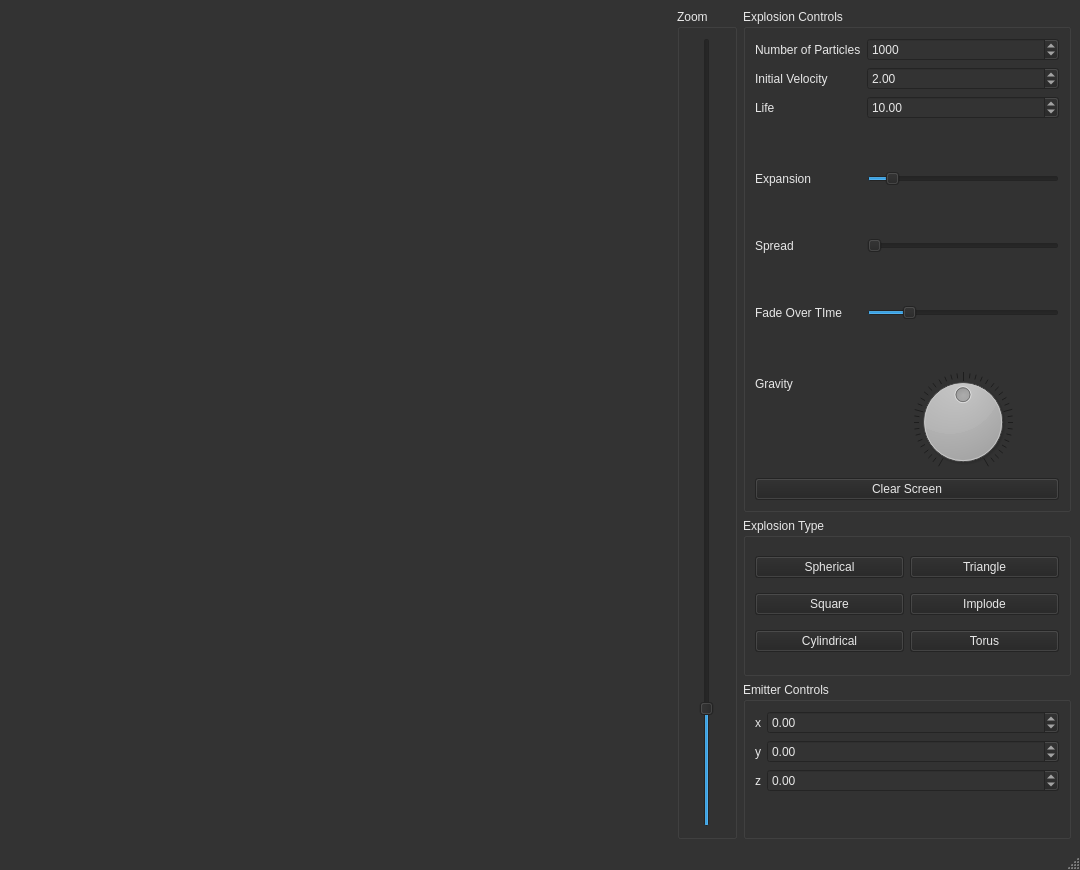
<?xml version="1.0" encoding="UTF-8"?>
<ui version="4.0">
 <class>MainWindow</class>
 <widget class="QMainWindow" name="MainWindow">
  <property name="geometry">
   <rect>
    <x>0</x>
    <y>0</y>
    <width>1080</width>
    <height>870</height>
   </rect>
  </property>
  <property name="palette">
   <palette>
    <active>
     <colorrole role="WindowText">
      <brush brushstyle="SolidPattern">
       <color alpha="255">
        <red>243</red>
        <green>243</green>
        <blue>243</blue>
       </color>
      </brush>
     </colorrole>
     <colorrole role="Button">
      <brush brushstyle="SolidPattern">
       <color alpha="255">
        <red>46</red>
        <green>52</green>
        <blue>54</blue>
       </color>
      </brush>
     </colorrole>
     <colorrole role="Light">
      <brush brushstyle="SolidPattern">
       <color alpha="255">
        <red>69</red>
        <green>78</green>
        <blue>81</blue>
       </color>
      </brush>
     </colorrole>
     <colorrole role="Midlight">
      <brush brushstyle="SolidPattern">
       <color alpha="255">
        <red>57</red>
        <green>65</green>
        <blue>67</blue>
       </color>
      </brush>
     </colorrole>
     <colorrole role="Dark">
      <brush brushstyle="SolidPattern">
       <color alpha="255">
        <red>23</red>
        <green>26</green>
        <blue>27</blue>
       </color>
      </brush>
     </colorrole>
     <colorrole role="Mid">
      <brush brushstyle="SolidPattern">
       <color alpha="255">
        <red>31</red>
        <green>35</green>
        <blue>36</blue>
       </color>
      </brush>
     </colorrole>
     <colorrole role="Text">
      <brush brushstyle="SolidPattern">
       <color alpha="255">
        <red>255</red>
        <green>255</green>
        <blue>255</blue>
       </color>
      </brush>
     </colorrole>
     <colorrole role="BrightText">
      <brush brushstyle="SolidPattern">
       <color alpha="255">
        <red>255</red>
        <green>255</green>
        <blue>255</blue>
       </color>
      </brush>
     </colorrole>
     <colorrole role="ButtonText">
      <brush brushstyle="SolidPattern">
       <color alpha="255">
        <red>255</red>
        <green>255</green>
        <blue>255</blue>
       </color>
      </brush>
     </colorrole>
     <colorrole role="Base">
      <brush brushstyle="SolidPattern">
       <color alpha="255">
        <red>0</red>
        <green>0</green>
        <blue>0</blue>
       </color>
      </brush>
     </colorrole>
     <colorrole role="Window">
      <brush brushstyle="SolidPattern">
       <color alpha="255">
        <red>51</red>
        <green>51</green>
        <blue>51</blue>
       </color>
      </brush>
     </colorrole>
     <colorrole role="Shadow">
      <brush brushstyle="SolidPattern">
       <color alpha="255">
        <red>0</red>
        <green>0</green>
        <blue>0</blue>
       </color>
      </brush>
     </colorrole>
     <colorrole role="AlternateBase">
      <brush brushstyle="SolidPattern">
       <color alpha="255">
        <red>23</red>
        <green>26</green>
        <blue>27</blue>
       </color>
      </brush>
     </colorrole>
     <colorrole role="ToolTipBase">
      <brush brushstyle="SolidPattern">
       <color alpha="255">
        <red>255</red>
        <green>255</green>
        <blue>220</blue>
       </color>
      </brush>
     </colorrole>
     <colorrole role="ToolTipText">
      <brush brushstyle="SolidPattern">
       <color alpha="255">
        <red>0</red>
        <green>0</green>
        <blue>0</blue>
       </color>
      </brush>
     </colorrole>
    </active>
    <inactive>
     <colorrole role="WindowText">
      <brush brushstyle="SolidPattern">
       <color alpha="255">
        <red>231</red>
        <green>231</green>
        <blue>231</blue>
       </color>
      </brush>
     </colorrole>
     <colorrole role="Button">
      <brush brushstyle="SolidPattern">
       <color alpha="255">
        <red>35</red>
        <green>35</green>
        <blue>35</blue>
       </color>
      </brush>
     </colorrole>
     <colorrole role="Light">
      <brush brushstyle="SolidPattern">
       <color alpha="255">
        <red>255</red>
        <green>255</green>
        <blue>255</blue>
       </color>
      </brush>
     </colorrole>
     <colorrole role="Midlight">
      <brush brushstyle="SolidPattern">
       <color alpha="255">
        <red>202</red>
        <green>202</green>
        <blue>202</blue>
       </color>
      </brush>
     </colorrole>
     <colorrole role="Dark">
      <brush brushstyle="SolidPattern">
       <color alpha="255">
        <red>35</red>
        <green>35</green>
        <blue>35</blue>
       </color>
      </brush>
     </colorrole>
     <colorrole role="Mid">
      <brush brushstyle="SolidPattern">
       <color alpha="255">
        <red>160</red>
        <green>160</green>
        <blue>160</blue>
       </color>
      </brush>
     </colorrole>
     <colorrole role="Text">
      <brush brushstyle="SolidPattern">
       <color alpha="255">
        <red>231</red>
        <green>231</green>
        <blue>231</blue>
       </color>
      </brush>
     </colorrole>
     <colorrole role="BrightText">
      <brush brushstyle="SolidPattern">
       <color alpha="255">
        <red>255</red>
        <green>0</green>
        <blue>0</blue>
       </color>
      </brush>
     </colorrole>
     <colorrole role="ButtonText">
      <brush brushstyle="SolidPattern">
       <color alpha="255">
        <red>231</red>
        <green>231</green>
        <blue>231</blue>
       </color>
      </brush>
     </colorrole>
     <colorrole role="Base">
      <brush brushstyle="SolidPattern">
       <color alpha="255">
        <red>51</red>
        <green>51</green>
        <blue>51</blue>
       </color>
      </brush>
     </colorrole>
     <colorrole role="Window">
      <brush brushstyle="SolidPattern">
       <color alpha="255">
        <red>51</red>
        <green>51</green>
        <blue>51</blue>
       </color>
      </brush>
     </colorrole>
     <colorrole role="Shadow">
      <brush brushstyle="SolidPattern">
       <color alpha="255">
        <red>118</red>
        <green>118</green>
        <blue>118</blue>
       </color>
      </brush>
     </colorrole>
     <colorrole role="AlternateBase">
      <brush brushstyle="SolidPattern">
       <color alpha="255">
        <red>81</red>
        <green>81</green>
        <blue>81</blue>
       </color>
      </brush>
     </colorrole>
     <colorrole role="ToolTipBase">
      <brush brushstyle="SolidPattern">
       <color alpha="102">
        <red>0</red>
        <green>0</green>
        <blue>0</blue>
       </color>
      </brush>
     </colorrole>
     <colorrole role="ToolTipText">
      <brush brushstyle="SolidPattern">
       <color alpha="255">
        <red>231</red>
        <green>231</green>
        <blue>231</blue>
       </color>
      </brush>
     </colorrole>
    </inactive>
    <disabled>
     <colorrole role="WindowText">
      <brush brushstyle="SolidPattern">
       <color alpha="255">
        <red>243</red>
        <green>243</green>
        <blue>243</blue>
       </color>
      </brush>
     </colorrole>
     <colorrole role="Button">
      <brush brushstyle="SolidPattern">
       <color alpha="255">
        <red>46</red>
        <green>52</green>
        <blue>54</blue>
       </color>
      </brush>
     </colorrole>
     <colorrole role="Light">
      <brush brushstyle="SolidPattern">
       <color alpha="255">
        <red>69</red>
        <green>78</green>
        <blue>81</blue>
       </color>
      </brush>
     </colorrole>
     <colorrole role="Midlight">
      <brush brushstyle="SolidPattern">
       <color alpha="255">
        <red>57</red>
        <green>65</green>
        <blue>67</blue>
       </color>
      </brush>
     </colorrole>
     <colorrole role="Dark">
      <brush brushstyle="SolidPattern">
       <color alpha="255">
        <red>23</red>
        <green>26</green>
        <blue>27</blue>
       </color>
      </brush>
     </colorrole>
     <colorrole role="Mid">
      <brush brushstyle="SolidPattern">
       <color alpha="255">
        <red>31</red>
        <green>35</green>
        <blue>36</blue>
       </color>
      </brush>
     </colorrole>
     <colorrole role="Text">
      <brush brushstyle="SolidPattern">
       <color alpha="255">
        <red>238</red>
        <green>238</green>
        <blue>236</blue>
       </color>
      </brush>
     </colorrole>
     <colorrole role="BrightText">
      <brush brushstyle="SolidPattern">
       <color alpha="255">
        <red>255</red>
        <green>255</green>
        <blue>255</blue>
       </color>
      </brush>
     </colorrole>
     <colorrole role="ButtonText">
      <brush brushstyle="SolidPattern">
       <color alpha="255">
        <red>243</red>
        <green>243</green>
        <blue>243</blue>
       </color>
      </brush>
     </colorrole>
     <colorrole role="Base">
      <brush brushstyle="SolidPattern">
       <color alpha="255">
        <red>0</red>
        <green>0</green>
        <blue>0</blue>
       </color>
      </brush>
     </colorrole>
     <colorrole role="Window">
      <brush brushstyle="SolidPattern">
       <color alpha="255">
        <red>51</red>
        <green>51</green>
        <blue>51</blue>
       </color>
      </brush>
     </colorrole>
     <colorrole role="Shadow">
      <brush brushstyle="SolidPattern">
       <color alpha="255">
        <red>177</red>
        <green>177</green>
        <blue>177</blue>
       </color>
      </brush>
     </colorrole>
     <colorrole role="AlternateBase">
      <brush brushstyle="SolidPattern">
       <color alpha="255">
        <red>81</red>
        <green>81</green>
        <blue>81</blue>
       </color>
      </brush>
     </colorrole>
     <colorrole role="ToolTipBase">
      <brush brushstyle="SolidPattern">
       <color alpha="102">
        <red>0</red>
        <green>0</green>
        <blue>0</blue>
       </color>
      </brush>
     </colorrole>
     <colorrole role="ToolTipText">
      <brush brushstyle="SolidPattern">
       <color alpha="255">
        <red>231</red>
        <green>231</green>
        <blue>231</blue>
       </color>
      </brush>
     </colorrole>
    </disabled>
   </palette>
  </property>
  <property name="windowTitle">
   <string>Explosion NGL</string>
  </property>
  <widget class="QWidget" name="m_centralWidget">
   <layout class="QGridLayout" name="m_mainWindowGridLayout">
    <item row="0" column="0" colspan="2">
     <widget class="QLabel" name="label_2">
      <property name="text">
       <string/>
      </property>
      <property name="pixmap">
       <pixmap>../images/UI_Banner.png</pixmap>
      </property>
     </widget>
    </item>
    <item row="4" column="1">
     <spacer name="horizontalSpacer_2">
      <property name="orientation">
       <enum>Qt::Horizontal</enum>
      </property>
      <property name="sizeHint" stdset="0">
       <size>
        <width>40</width>
        <height>20</height>
       </size>
      </property>
     </spacer>
    </item>
    <item row="4" column="0">
     <spacer name="horizontalSpacer">
      <property name="orientation">
       <enum>Qt::Horizontal</enum>
      </property>
      <property name="sizeHint" stdset="0">
       <size>
        <width>40</width>
        <height>20</height>
       </size>
      </property>
     </spacer>
    </item>
    <item row="0" column="2" rowspan="5">
     <widget class="QGroupBox" name="ZooControl">
      <property name="acceptDrops">
       <bool>false</bool>
      </property>
      <property name="layoutDirection">
       <enum>Qt::LeftToRight</enum>
      </property>
      <property name="autoFillBackground">
       <bool>false</bool>
      </property>
      <property name="title">
       <string>Zoom</string>
      </property>
      <layout class="QGridLayout" name="gridLayout">
       <item row="0" column="0">
        <widget class="QSlider" name="m_zoom">
         <property name="cursor">
          <cursorShape>SizeVerCursor</cursorShape>
         </property>
         <property name="mouseTracking">
          <bool>false</bool>
         </property>
         <property name="layoutDirection">
          <enum>Qt::LeftToRight</enum>
         </property>
         <property name="minimum">
          <number>0</number>
         </property>
         <property name="maximum">
          <number>1400</number>
         </property>
         <property name="value">
          <number>200</number>
         </property>
         <property name="tracking">
          <bool>true</bool>
         </property>
         <property name="orientation">
          <enum>Qt::Vertical</enum>
         </property>
         <property name="invertedAppearance">
          <bool>false</bool>
         </property>
         <property name="invertedControls">
          <bool>true</bool>
         </property>
        </widget>
       </item>
      </layout>
     </widget>
    </item>
    <item row="3" column="3">
     <widget class="QGroupBox" name="Colours">
      <property name="title">
       <string>Explosion Type</string>
      </property>
      <layout class="QGridLayout" name="gridLayout_2">
       <item row="1" column="1">
        <widget class="QPushButton" name="Implode_button">
         <property name="text">
          <string>Implode</string>
         </property>
        </widget>
       </item>
       <item row="2" column="1">
        <widget class="QPushButton" name="Torus_button">
         <property name="text">
          <string>Torus</string>
         </property>
        </widget>
       </item>
       <item row="2" column="0">
        <widget class="QPushButton" name="Cylindrical_button">
         <property name="text">
          <string>Cylindrical</string>
         </property>
        </widget>
       </item>
       <item row="0" column="0">
        <widget class="QPushButton" name="Spherical_button">
         <property name="text">
          <string>Spherical</string>
         </property>
        </widget>
       </item>
       <item row="1" column="0">
        <widget class="QPushButton" name="Square_button">
         <property name="text">
          <string>Square</string>
         </property>
        </widget>
       </item>
       <item row="0" column="1">
        <widget class="QPushButton" name="Triangle_button">
         <property name="text">
          <string>Triangle</string>
         </property>
        </widget>
       </item>
      </layout>
     </widget>
    </item>
    <item row="4" column="3">
     <widget class="QGroupBox" name="groupBox">
      <property name="title">
       <string>Emitter Controls</string>
      </property>
      <layout class="QFormLayout" name="formLayout_3">
       <item row="0" column="0">
        <widget class="QLabel" name="x_txt">
         <property name="text">
          <string>x</string>
         </property>
        </widget>
       </item>
       <item row="0" column="1">
        <widget class="QDoubleSpinBox" name="m_x_pos">
         <property name="cursor">
          <cursorShape>PointingHandCursor</cursorShape>
         </property>
         <property name="minimum">
          <double>-100.000000000000000</double>
         </property>
         <property name="maximum">
          <double>100.000000000000000</double>
         </property>
        </widget>
       </item>
       <item row="1" column="0">
        <widget class="QLabel" name="y_txt">
         <property name="text">
          <string>y</string>
         </property>
        </widget>
       </item>
       <item row="1" column="1">
        <widget class="QDoubleSpinBox" name="m_y_pos">
         <property name="cursor">
          <cursorShape>PointingHandCursor</cursorShape>
         </property>
         <property name="minimum">
          <double>-100.000000000000000</double>
         </property>
         <property name="maximum">
          <double>100.000000000000000</double>
         </property>
        </widget>
       </item>
       <item row="2" column="1">
        <widget class="QDoubleSpinBox" name="m_z_pos">
         <property name="cursor">
          <cursorShape>PointingHandCursor</cursorShape>
         </property>
         <property name="minimum">
          <double>-100.000000000000000</double>
         </property>
         <property name="maximum">
          <double>100.000000000000000</double>
         </property>
        </widget>
       </item>
       <item row="2" column="0">
        <widget class="QLabel" name="z_txt">
         <property name="text">
          <string>z</string>
         </property>
        </widget>
       </item>
      </layout>
     </widget>
    </item>
    <item row="0" column="3" rowspan="3">
     <widget class="QGroupBox" name="ParticleControls">
      <property name="title">
       <string>Explosion Controls</string>
      </property>
      <layout class="QFormLayout" name="formLayout">
       <item row="0" column="0">
        <widget class="QLabel" name="numOfParticles_txt">
         <property name="text">
          <string>Number of Particles</string>
         </property>
        </widget>
       </item>
       <item row="0" column="1">
        <widget class="QSpinBox" name="m_numParticles">
         <property name="cursor">
          <cursorShape>PointingHandCursor</cursorShape>
         </property>
         <property name="maximum">
          <number>30000</number>
         </property>
         <property name="singleStep">
          <number>100</number>
         </property>
         <property name="value">
          <number>1000</number>
         </property>
        </widget>
       </item>
       <item row="1" column="0">
        <widget class="QLabel" name="initialVelocity_txt">
         <property name="text">
          <string>Initial Velocity</string>
         </property>
        </widget>
       </item>
       <item row="1" column="1">
        <widget class="QDoubleSpinBox" name="m_initialVelocity">
         <property name="cursor">
          <cursorShape>PointingHandCursor</cursorShape>
         </property>
         <property name="maximum">
          <double>50.000000000000000</double>
         </property>
         <property name="singleStep">
          <double>0.200000000000000</double>
         </property>
         <property name="value">
          <double>2.000000000000000</double>
         </property>
        </widget>
       </item>
       <item row="2" column="0">
        <widget class="QLabel" name="life_txt">
         <property name="text">
          <string>Life</string>
         </property>
        </widget>
       </item>
       <item row="2" column="1">
        <widget class="QDoubleSpinBox" name="m_age">
         <property name="cursor">
          <cursorShape>PointingHandCursor</cursorShape>
         </property>
         <property name="minimum">
          <double>0.000000000000000</double>
         </property>
         <property name="maximum">
          <double>50.000000000000000</double>
         </property>
         <property name="singleStep">
          <double>0.500000000000000</double>
         </property>
         <property name="value">
          <double>10.000000000000000</double>
         </property>
        </widget>
       </item>
       <item row="3" column="0">
        <spacer name="verticalSpacer_2">
         <property name="orientation">
          <enum>Qt::Vertical</enum>
         </property>
         <property name="sizeHint" stdset="0">
          <size>
           <width>20</width>
           <height>40</height>
          </size>
         </property>
        </spacer>
       </item>
       <item row="4" column="0">
        <widget class="QLabel" name="expansion_txt">
         <property name="text">
          <string>Expansion</string>
         </property>
        </widget>
       </item>
       <item row="4" column="1">
        <widget class="QSlider" name="m_expansion">
         <property name="cursor">
          <cursorShape>OpenHandCursor</cursorShape>
         </property>
         <property name="value">
          <number>10</number>
         </property>
         <property name="orientation">
          <enum>Qt::Horizontal</enum>
         </property>
        </widget>
       </item>
       <item row="5" column="0">
        <spacer name="verticalSpacer_3">
         <property name="orientation">
          <enum>Qt::Vertical</enum>
         </property>
         <property name="sizeHint" stdset="0">
          <size>
           <width>20</width>
           <height>40</height>
          </size>
         </property>
        </spacer>
       </item>
       <item row="6" column="0">
        <widget class="QLabel" name="label">
         <property name="text">
          <string>Spread</string>
         </property>
        </widget>
       </item>
       <item row="6" column="1">
        <widget class="QSlider" name="m_spread">
         <property name="cursor">
          <cursorShape>OpenHandCursor</cursorShape>
         </property>
         <property name="minimum">
          <number>1</number>
         </property>
         <property name="maximum">
          <number>1000</number>
         </property>
         <property name="value">
          <number>1</number>
         </property>
         <property name="orientation">
          <enum>Qt::Horizontal</enum>
         </property>
        </widget>
       </item>
       <item row="8" column="0">
        <spacer name="verticalSpacer_5">
         <property name="orientation">
          <enum>Qt::Vertical</enum>
         </property>
         <property name="sizeHint" stdset="0">
          <size>
           <width>20</width>
           <height>40</height>
          </size>
         </property>
        </spacer>
       </item>
       <item row="11" column="0">
        <widget class="QLabel" name="Gravity_txt">
         <property name="text">
          <string>Gravity</string>
         </property>
        </widget>
       </item>
       <item row="11" column="1">
        <widget class="QDial" name="m_gravityDial">
         <property name="cursor">
          <cursorShape>OpenHandCursor</cursorShape>
         </property>
         <property name="minimum">
          <number>-10</number>
         </property>
         <property name="maximum">
          <number>30</number>
         </property>
         <property name="value">
          <number>10</number>
         </property>
         <property name="invertedAppearance">
          <bool>false</bool>
         </property>
         <property name="invertedControls">
          <bool>false</bool>
         </property>
         <property name="wrapping">
          <bool>false</bool>
         </property>
         <property name="notchesVisible">
          <bool>true</bool>
         </property>
        </widget>
       </item>
       <item row="13" column="0" colspan="2">
        <widget class="QPushButton" name="m_clearScreen">
         <property name="text">
          <string>Clear Screen</string>
         </property>
        </widget>
       </item>
       <item row="9" column="1">
        <widget class="QSlider" name="m_fadeOverTime">
         <property name="cursor">
          <cursorShape>OpenHandCursor</cursorShape>
         </property>
         <property name="maximum">
          <number>100</number>
         </property>
         <property name="value">
          <number>20</number>
         </property>
         <property name="orientation">
          <enum>Qt::Horizontal</enum>
         </property>
        </widget>
       </item>
       <item row="9" column="0">
        <widget class="QLabel" name="label_3">
         <property name="text">
          <string>Fade Over TIme</string>
         </property>
        </widget>
       </item>
       <item row="10" column="0">
        <spacer name="verticalSpacer">
         <property name="orientation">
          <enum>Qt::Vertical</enum>
         </property>
         <property name="sizeHint" stdset="0">
          <size>
           <width>20</width>
           <height>40</height>
          </size>
         </property>
        </spacer>
       </item>
      </layout>
     </widget>
    </item>
   </layout>
  </widget>
  <widget class="QMenuBar" name="menubar">
   <property name="geometry">
    <rect>
     <x>0</x>
     <y>0</y>
     <width>1080</width>
     <height>24</height>
    </rect>
   </property>
  </widget>
  <widget class="QStatusBar" name="statusbar"/>
 </widget>
 <resources/>
 <connections/>
</ui>
